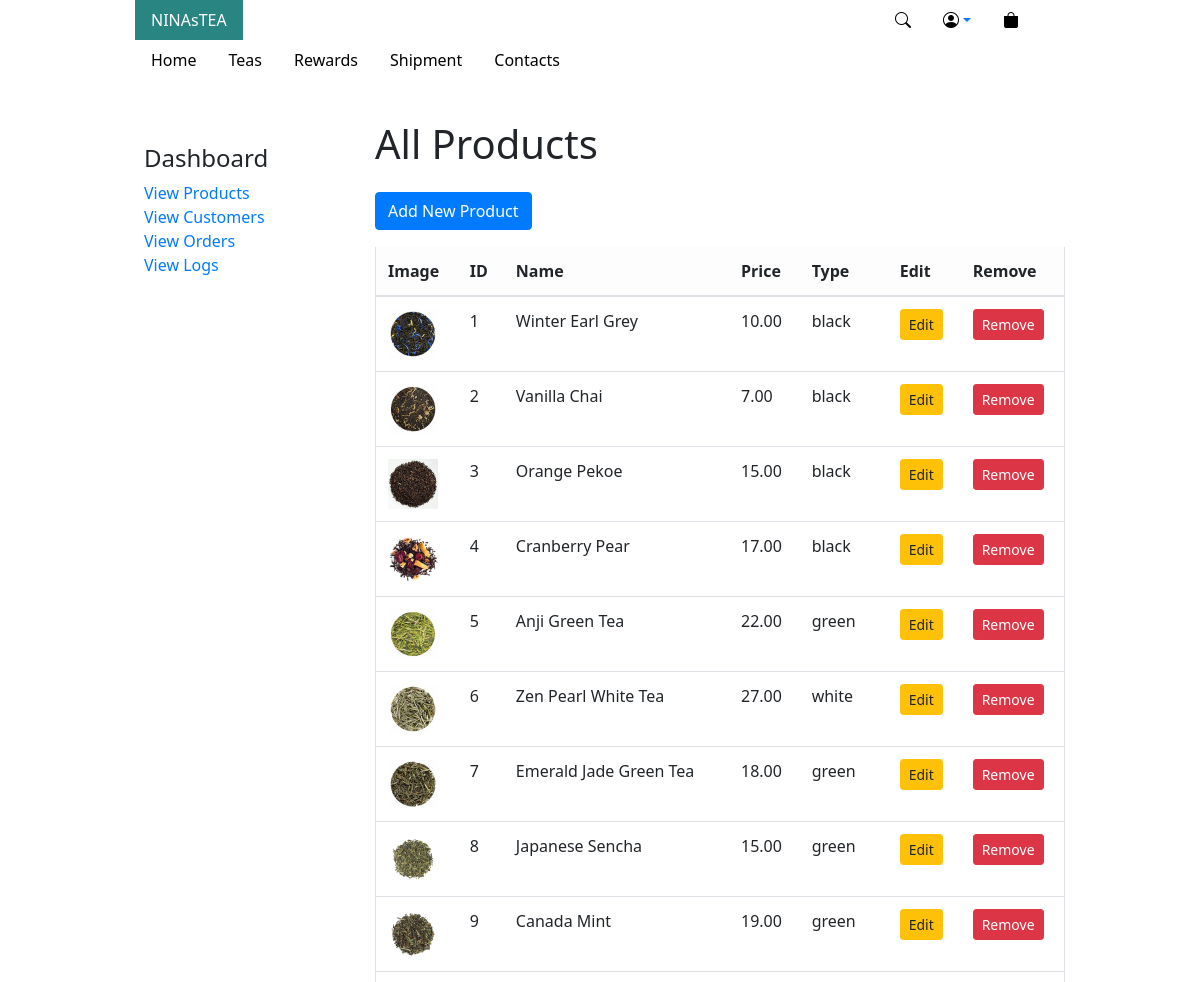
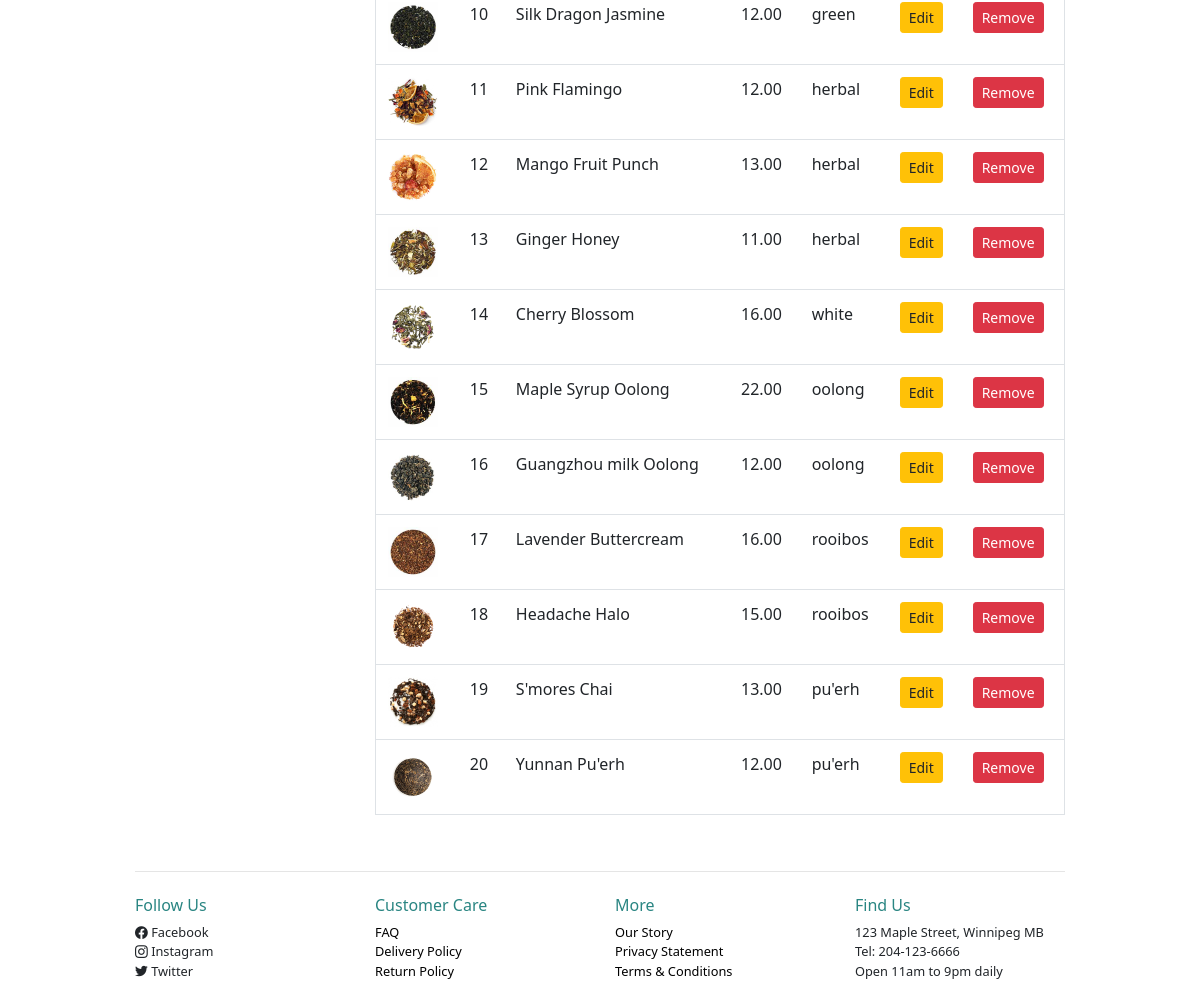
The app's page /?page=admin_view_products (signed in) with its own data (2 pictures, top to bottom).
### tables this page shows
CREATE TABLE `teas` (
  `id` int(11) NOT NULL AUTO_INCREMENT,
  `name` varchar(45) NOT NULL,
  `price` decimal(4,2) NOT NULL,
  `weight` enum('50g','100g','250g') NOT NULL,
  `type` enum('black','green','white','herbal','oolong','pu''erh','rooibos') NOT NULL,
  `caffeine` enum('high','medium','low','caffeine-free') DEFAULT NULL,
  `origin` varchar(45) DEFAULT NULL,
  `expire_date` date DEFAULT NULL,
  `organic` tinyint(1) NOT NULL DEFAULT 1,
  `ingredients` mediumtext DEFAULT NULL,
  `description` longtext DEFAULT NULL,
  `SKU` char(11) NOT NULL,
  `image` varchar(45) DEFAULT NULL,
  `created_at` datetime DEFAULT current_timestamp(),
  `updated_at` datetime DEFAULT NULL,
  `deleted_at` datetime DEFAULT NULL,
  PRIMARY KEY (`id`)
);

### controllers/admin_view_products.php (called while the page is built, shortened)
<?php
include __DIR__ . '/../models/teas_model.php';
$products = allTeasDetailedOrderById($dbh);
require __DIR__ . '/../views/admin_view_products.php';

### public/index.php (called while the page is built, shortened)
<?php
try{
    $path = __DIR__ . '/../controllers/' . $_GET['page'] . '.php';
    require $path;
}catch(Exception $e){
    dd($e->getTrace());
}

### models/teas_model.php (called while the page is built, shortened)
<?php
function allTeasDetailedOrderById(PDO $dbh):array
{
    $query = "SELECT * FROM teas ORDER by teas.id";
    $stmt = $dbh->query($query);
    $tea = $stmt->fetchAll();
    return $tea ?? [];
}

### views/includes/functions.php (called while the page is built, shortened)
<?php
function e(string $str): string
{
    return htmlentities($str, ENT_QUOTES, "UTF-8");
}

### views/admin_view_products.php (the view)
<?php include __DIR__ . '/includes/header.inc.php';?>
<section id="sec-profile">
<div class="row">
    <div class="col-3 my-4 p-4" id="admin-side-nav" >
        <nav class="nav flex-column">
            <h4>Dashboard</h4>
            <a href="/?page=admin_view_products">View Products</a>
            <a href="/?page=admin_view_customers">View Customers</a>
            <a href="/?page=admin_view_orders">View Orders</a>
            <a href="/?page=admin_view_logs">View Logs</a>
        </nav>
    </div>
    <div  class="col-9 my-4" id="profile_info">
        <h1>All Products</h1>
        <div><a href="/?page=admin_add_product" class="btn btn-primary my-3">Add New Product</a></div>
        <table class="table border">
                <thead>
                    <tr class="table-light">
                        <th>Image</th>
                        <th>ID</th>
                        <th>Name</th>
                        <th>Price</th>
                        <th>Type</th>
                        <th>Edit</th>
                        <th>Remove</th>
                    </tr>
                </thead>
                <tbody>
                    <?php foreach($products as $product) : ?>
                    <tr>
                        <td><img src="images/<?=e($product['image'])?>" alt="<?=e($product['name'])?>" style="width:50px;height:50px;"></td>
                        <td><?=e($product['id'])?></td>
                        <td><?=e($product['name'])?></td>
                        <td><?=e($product['price'])?></td>
                        <td><?=e($product['type'])?></td>
                        <td><a href="/?page=admin_edit_product&tea=<?=e($product['id'])?>" class="btn btn-sm btn-warning">Edit</a></td>
                        <td><a href="/?page=admin_remove_product&tea=<?=e($product['id'])?>" class="btn btn-sm btn-danger">Remove</a></td>
                    </tr>
                    <?php endforeach ;?>
                </tbody>
            </table>
    </div>
</div>
</section>
<?php include __DIR__ . '/includes/footer.inc.php'; ?>

### public/css/main.css (style rules this page uses)
:root { --main-color: #298582; --secondary-color:#136460; }
body { font-family: 'Segoe UI', Tahoma, Geneva, Verdana, sans-serif; max-width: 960px; margin: 0 auto; }

### records on screen
teas: image (picture), id "1", name "Winter Earl Grey", price "10.00", type "black"
teas: image (picture), id "2", name "Vanilla Chai", price "7.00", type "black"
teas: image (picture), id "3", name "Orange Pekoe", price "15.00", type "black"
teas: image (picture), id "4", name "Cranberry Pear", price "17.00", type "black"
teas: image (picture), id "5", name "Anji Green Tea", price "22.00", type "green"
teas: image (picture), id "6", name "Zen Pearl White Tea", price "27.00", type "white"
teas: image (picture), id "7", name "Emerald Jade Green Tea", price "18.00", type "green"
teas: image (picture), id "8", name "Japanese Sencha", price "15.00", type "green"
teas: image (picture), id "9", name "Canada Mint", price "19.00", type "green"
teas: image (picture), id "10", name "Silk Dragon Jasmine", price "12.00", type "green"
teas: image (picture), id "11", name "Pink Flamingo", price "12.00", type "herbal"
teas: image (picture), id "12", name "Mango Fruit Punch", price "13.00", type "herbal"
teas: image (picture), id "13", name "Ginger Honey", price "11.00", type "herbal"
teas: image (picture), id "14", name "Cherry Blossom", price "16.00", type "white"
teas: image (picture), id "15", name "Maple Syrup Oolong", price "22.00", type "oolong"
teas: image (picture), id "16", name "Guangzhou milk Oolong", price "12.00", type "oolong"
teas: image (picture), id "17", name "Lavender Buttercream", price "16.00", type "rooibos"
teas: image (picture), id "18", name "Headache Halo", price "15.00", type "rooibos"
teas: image (picture), id "19", name "S'mores Chai", price "13.00", type "pu'erh"
teas: image (picture), id "20", name "Yunnan Pu'erh", price "12.00", type "pu'erh"
